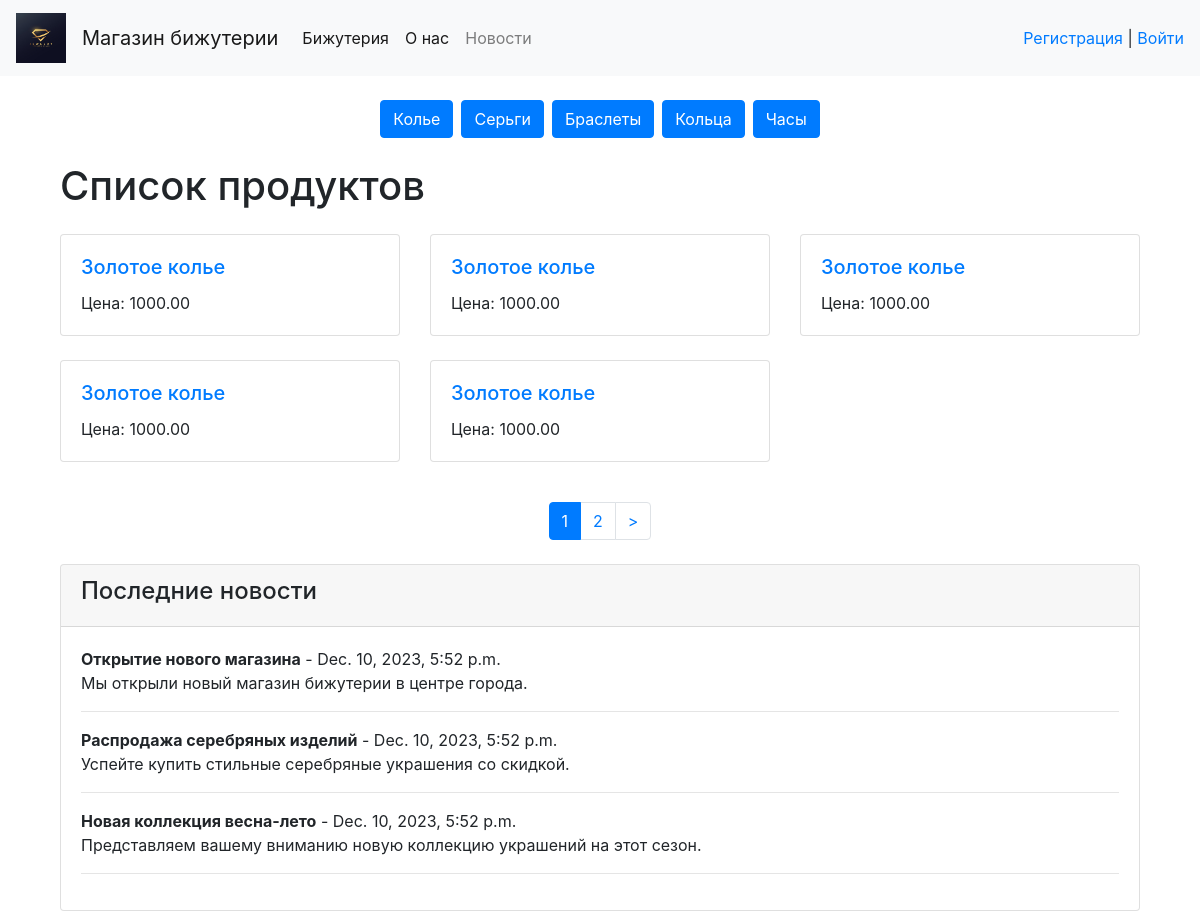
The page /category/5/ on the database its author committed.
### app/models.py (models this page shows, shortened)
class Category(models.Model):
    name = models.CharField(max_length=255, verbose_name='Название категории')
    def get_absolute_url(self):
        return reverse('app:category', kwargs={'cat_id': self.pk})

class Product(models.Model):
    name = models.CharField(max_length=255, verbose_name='Название продукта')
    description = models.TextField(verbose_name='Описание')
    price = models.DecimalField(max_digits=10, decimal_places=2, verbose_name='Цена')
    category = models.ForeignKey(Category, on_delete=models.CASCADE, verbose_name='Категория')

### news/models.py (models this page shows, shortened)
class News(models.Model):
    title = models.CharField(max_length=255)
    content = models.TextField()
    created_at = models.DateTimeField(auto_now_add=True)
    updated_at = models.DateTimeField(auto_now=True)

### app/views.py (the view, shortened to what this page needs)
# urls.py: path('category/<int:cat_id>/', ProductCategory.as_view(), name='category'),
class ProductCategory(ListView):
    model = Category
    paginate_by = 5 # Количество товаров на странице
    template_name = 'app/product_list.html'
    context_object_name = 'products'
    allow_empty = True
    def get_queryset(self):
        cat_id = self.kwargs['cat_id']
        category = get_object_or_404(Category, pk=cat_id)
        queryset = Product.objects.filter(category=category)
        return queryset
    def get_context_data(self, *, object_list=None, **kwargs):
        context = super().get_context_data(**kwargs)
        cart = self.request.session.get('cart')
        if not cart:
            cart = self.request.session['cart'] = {}
        context['cart'] = cart
        context['latest_news'] = News.objects.order_by('-created_at')[:3]
        context['cats']  = Category.objects.all()
        return context

### templates/app/product_list.html (shortened to what this page needs)
 {% extends 'app/base.html' %}
{% block content %}
    <div class="container   w-100 ">
        <ul class="list-inline d-flex flex-wrap justify-content-center mt-3">
          {% for c in cats %}
              {% if c.pk == cat_selected %}
                  <li class="list-inline-item">
                    <button type="submit" class="btn btn-primary btn-block">{{c.name}}</button>
                </li>|
              {% else %}
                {% if forloop.last %}
                    <li class="list-inline-item  ">
                        <a href="{{ c.get_absolute_url }}"><button type="submit" class="btn btn-primary btn-block">{{c.name}}</button></a>
                    </li>
                {% else %}
                    <li class="list-inline-item  ">
                        <a href="{{ c.get_absolute_url }}"><button type="submit" class="btn btn-primary btn-block">{{c.name}}</button></a>
                    </li>
                {% endif %}
              {% endif %}
          {% endfor %}
        </ul>
    </div>
    <div class="container mt-4">
        <h1 class="mb-4">Список продуктов</h1>
        <div class="row">
            {% for product in products %}
                <div class="col-md-4 mb-4">
                    <div class="card">
                        <div class="card-body">
                            <h5 class="card-title"><a href="{% url 'app:product_detail' pk=product.pk %}">{{ product.name }}</a></h5>
                            <p class="card-text">Цена: {{ product.price }}</p>
                        </div>
                    </div>
                </div>
            {% endfor %}
        </div>
        <nav class="container mt-3">
            <ul class="pagination justify-content-center">
                {% for p in paginator.page_range %}
                    {% if page_obj.number == p %}
                        <li class="page-item active">
                            <span class="page-link">{{ p }}</span>
                        </li>
                    {% elif p >= page_obj.number|add:-2 and p <= page_obj.number|add:2 %}
                        <li class="page-item">
                            <a class="page-link" href="?page={{ p }}">{{ p }}</a>
                        </li>
                    {% endif %}
                {% endfor %}
                {% if page_obj.has_next %}
                    <li class="page-item">
                        <a class="page-link" href="?page={{ page_obj.next_page_number }}" aria-label="Next">
                            <span aria-hidden="true">&gt;</span>
                        </a>
                    </li>
                {% endif %}
            </ul>
        </nav>
        <div class="card mt-4">
            <div class="card-header">
                <h4>Последние новости</h4>
            </div>
            <div class="card-body">
                {% for news in latest_news %}
                    <p class="mb-0"><strong>{{ news.title }}</strong> - {{ news.created_at }}</p>
                    <p>{{ news.content }}</p>
                    <hr>
                {% endfor %}
            </div>
        </div>
    </div>
{% endblock %}

### rows shown on the page
Category: name "Колье"
Category: name "Серьги"
Category: name "Браслеты"
Category: name "Кольца"
Category: name "Часы"
Product: name "Золотое колье", price "1000.00"
Product: name "Золотое колье", price "1000.00"
Product: name "Золотое колье", price "1000.00"
Product: name "Золотое колье", price "1000.00"
Product: name "Золотое колье", price "1000.00"
News: title "Открытие нового магазина", created_at "Dec. 10, 2023, 5:52 p.m.", content "Мы открыли новый магазин бижутерии в центре города."
News: title "Распродажа серебряных изделий", created_at "Dec. 10, 2023, 5:52 p.m.", content "Успейте купить стильные серебряные украшения со скидкой."
News: title "Новая коллекция весна-лето", created_at "Dec. 10, 2023, 5:52 p.m.", content "Представляем вашему вниманию новую коллекцию украшений на этот сезон."

### other values the page prints
{{ p }} "1"
{{ p }} "2"
